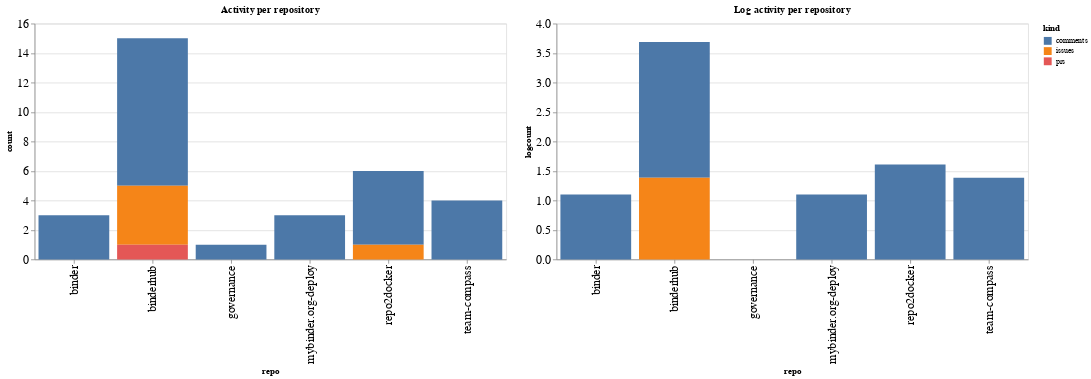

Notebook code cell kept with this figure:
### Code cell
ch1 = alt.Chart(repo_summaries, width=600, title="Activity per repository").mark_bar().encode(
    x='repo',
    y='count',
    color='kind',
    tooltip="kind"
)

ch2 = alt.Chart(repo_summaries, width=600, title="Log activity per repository").mark_bar().encode(
    x='repo',
    y='logcount',
    color='kind',
    tooltip="kind"
)

ch1 | ch2

### Figure 1 — Vega-Lite specification as saved in the notebook (floating-point values rounded to 4 significant figures)
{"config": {"axisLeft": {"labelFontSize": 15}, "axisBottom": {"labelFontSize": 15}}, "hconcat": [{"mark": "bar", "encoding": {"color": {"type": "nominal", "field": "kind"}, "tooltip": {"type": "nominal", "field": "kind"}, "x": {"type": "nominal", "field": "repo"}, "y": {"type": "quantitative", "field": "count"}}, "title": "Activity per repository", "width": 600}, {"mark": "bar", "encoding": {"color": {"type": "nominal", "field": "kind"}, "tooltip": {"type": "nominal", "field": "kind"}, "x": {"type": "nominal", "field": "repo"}, "y": {"type": "quantitative", "field": "logcount"}}, "title": "Log activity per repository", "width": 600}], "data": {"name": "data-0fe315f0040cd65ae6a229a4477a42ce"}, "$schema": "https://vega.github.io/schema/vega-lite/v4.8.1.json", "datasets": {"data-0fe315f0040cd65ae6a229a4477a42ce": [{"repo": "binder", "kind": "comments", "count": 3, "logcount": 1.099}, {"repo": "binderhub", "kind": "comments", "count": 10, "logcount": 2.303}, {"repo": "binderhub", "kind": "issues", "count": 4, "logcount": 1.386}, {"repo": "binderhub", "kind": "prs", "count": 1, "logcount": 0.0}, {"repo": "governance", "kind": "comments", "count": 1, "logcount": 0.0}, {"repo": "mybinder.org-deploy", "kind": "comments", "count": 3, "logcount": 1.099}, {"repo": "repo2docker", "kind": "comments", "count": 5, "logcount": 1.609}, {"repo": "repo2docker", "kind": "issues", "count": 1, "logcount": 0.0}, {"repo": "team-compass", "kind": "comments", "count": 4, "logcount": 1.386}]}}
